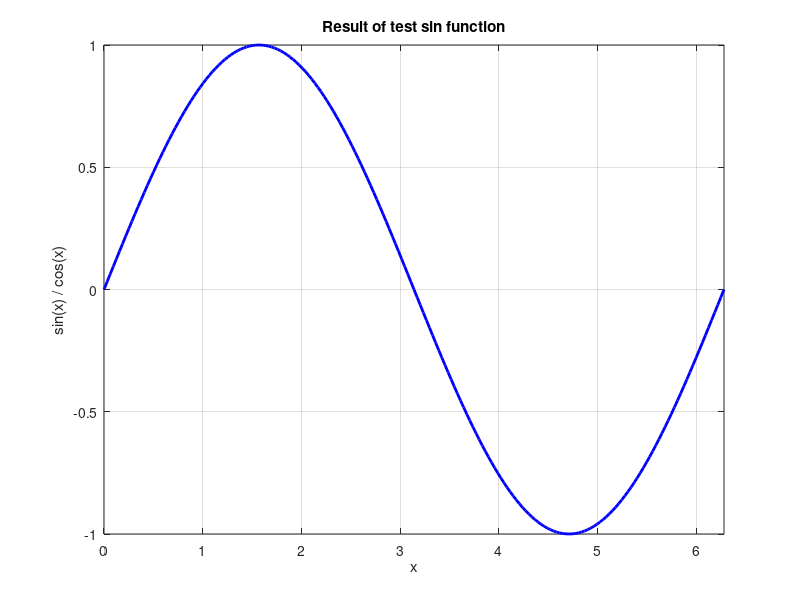

MATLAB code to generate this figure: (Note: this script raises an error after producing the figure.)
%% Openearth automated testing


%% Test definitions

%% Running individual tests

%% Running tests automatically with mtestengin

%% Examples


function testresult = sin_test
%% #Case1 Description (IncludeCode = false & EvaluateCode = true)
% This test file demonstrates the possibilities of the automatic test
% engine incorporated in the source code of WaveLab. Any file that ends
% with "__test.m_" is analysed and run / published according to the
% following rules:
%
% Each test file should contain the following sections:
%
%%
% These three cells describe, define and run a test and publish the
% results. All cells should start with *#CaseX* (in which X denotes the
% testcase number, so that multiple tests can be defined in one file). 
%
%% *%% #CaseX Descripton*
%
% Describes the tests. This part of the code is published with the publish
% function. This implies that formatting of the text can be applied
% according to the cell formatting rules. This for example enables the use
% of:
%
% * bullets
%
% # numbered bulltets
% 
% * An external image
% * An equation:
%
% $$e^{\pi i} + 1 = 0$$
% 
% * html code
% * and much more....
%
% The header of the cell can contain two attributes:
%
% # IncludeCode
% # EvaluateCode
%
% These two attributes can either be true or false and refer to the
% settings that can be set in the publish function. An example of the
% useage of the attribute IncludeCode:
% 
% *%% #Case1 Description (IncludeCode = true)*
%
%% *%% #CaseX RunTest*
%
% This section is not published. You can type any code in this section to
% perform the test described in the *Description* section. The automatic
% test engine tries to create an overview page of the successfull tests. To
% do this the RunTest section should at least provide a boolean named
% _"testresult"_ at the end, indicating whether this test was successfull 
% or not. 
%
%% *%% #CaseX TestResults*
%
% This section is used to create a result page of the test. By default the
% test result is only incorporated in the overview page. In case you want
% to create a result page for the test in particular (for example to plot
% some figures) this section can be used. The page is created by applying
% the publish function to the text in this region. All formatting rules as
% described in the matlab help for cell editing can therefore be used (Most
% functionalities can also be found in matlabs _"Cell"_ menu item.

%% #Case1 RunTest
% Any cell that is named in the above way is considered testcode. 
% This code is not included in any documentation. It only functiones to
% perform a test. The number of the testcase can be specified, so that 
% multiple tests can be included in one file. There should be at least
% one cell with this format in the file. The test code is required to 
% produce one output variable named _"testresult"_ (boolean) to indicate 
% the success of the test. 
%
% The following test is an example:

x = 0 : (2*pi()/200) : 2*pi();
try
    y = sin(x);
catch
    y = nan(size(x));
end

%%
% With the above code we tested the function. It is now important that we
% tell the test engine whether this test was a success:

testresult = y(151)==-1;

%% #Case1 TestResults (IncludeCode = false & EvaluateCode = true)
% This section is used to print a html page. The variables created in the
% *RunTest* section can be used for the visualization. In the same way as
% with the description also the two attributes can be specified. In many
% case one only wants a figure to appear on the result page and not the 
% complete code that was used to create the figure.

%% Print results
% At the end of a cell figures are printed and included in the html page.
% If we do not want the figure to appear in the next cell we can do two
% things:
%
% # Force a snapshot in the cell we want the figure to appear and delete
% the figure afterwards (matlab command "snapnow;").
% # Let matlab print the figure at the end of the cell and close the figure
% before the end of the following cell:
figure(...
    'Color','w');
box on
grid on
hold on
xlim([0 2*pi()]);
xlabel('x');
ylabel('sin(x) / cos(x)');
title('Result of test sin function');
plot(x,y,...
    'Color','b',...
    'LineWidth',2,...
    'DisplayName','TestResult')
snapnow;
plot(x,cos(x),...
    'Color','r',...
    'LineStyle','--',...
    'DisplayName','Data for Comparison');

legend show

%%
% After any matlab code we can continue writing with the use of an empty
% cell header.

close(gcf);
%% New cell
% Defininf a new cell creates a new chapter in the html page and adds a
% content list on top of the page.

%% Second New Cell.
% Just some cell
figure(14);

%% #Case2 RunTest
testresult = true;
figure(10);
figure(3);

%% #Case2 Description (IncludeCode = true)
% This second case just tests the possibility of multiple test cases. It has no visualization. 
% The test result is always true. 
%
% This section also shows that it is not necessary to first give the description of the test and
% than the testcode. The three parts of the test definition can be in any order.
